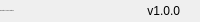
              <widget class="QFrame" name="bottomBar">
               <property name="minimumSize">
                <size>
                 <width>0</width>
                 <height>22</height>
                </size>
               </property>
               <property name="maximumSize">
                <size>
                 <width>16777215</width>
                 <height>22</height>
                </size>
               </property>
               <property name="frameShape">
                <enum>QFrame::NoFrame</enum>
               </property>
               <property name="frameShadow">
                <enum>QFrame::Raised</enum>
               </property>
               <layout class="QHBoxLayout" name="horizontalLayout_5">
                <property name="spacing">
                 <number>0</number>
                </property>
                <property name="leftMargin">
                 <number>0</number>
                </property>
                <property name="topMargin">
                 <number>0</number>
                </property>
                <property name="rightMargin">
                 <number>0</number>
                </property>
                <property name="bottomMargin">
                 <number>0</number>
                </property>
                <item>
                 <widget class="QLabel" name="creditsLabel">
                  <property name="maximumSize">
                   <size>
                    <width>16777215</width>
                    <height>16</height>
                   </size>
                  </property>
                  <property name="font">
                   <font>
                    <family>Segoe UI</family>
                    <pointsize>-1</pointsize>
                    <weight>50</weight>
                    <italic>false</italic>
                    <bold>false</bold>
                   </font>
                  </property>
                  <property name="text">
                   <string>Copyright by Accmov Health Inc.</string>
                  </property>
                  <property name="alignment">
                   <set>Qt::AlignLeading|Qt::AlignLeft|Qt::AlignVCenter</set>
                  </property>
                 </widget>
                </item>
                <item>
                 <widget class="QLabel" name="version">
                  <property name="text">
                   <string>v1.0.0</string>
                  </property>
                  <property name="alignment">
                   <set>Qt::AlignRight|Qt::AlignTrailing|Qt::AlignVCenter</set>
                  </property>
                 </widget>
                </item>
                <item>
                 <widget class="QFrame" name="frame_size_grip">
                  <property name="minimumSize">
                   <size>
                    <width>20</width>
                    <height>0</height>
                   </size>
                  </property>
                  <property name="maximumSize">
                   <size>
                    <width>20</width>
                    <height>16777215</height>
                   </size>
                  </property>
                  <property name="frameShape">
                   <enum>QFrame::NoFrame</enum>
                  </property>
                  <property name="frameShadow">
                   <enum>QFrame::Raised</enum>
                  </property>
                 </widget>
                </item>
               </layout>
              </widget>
